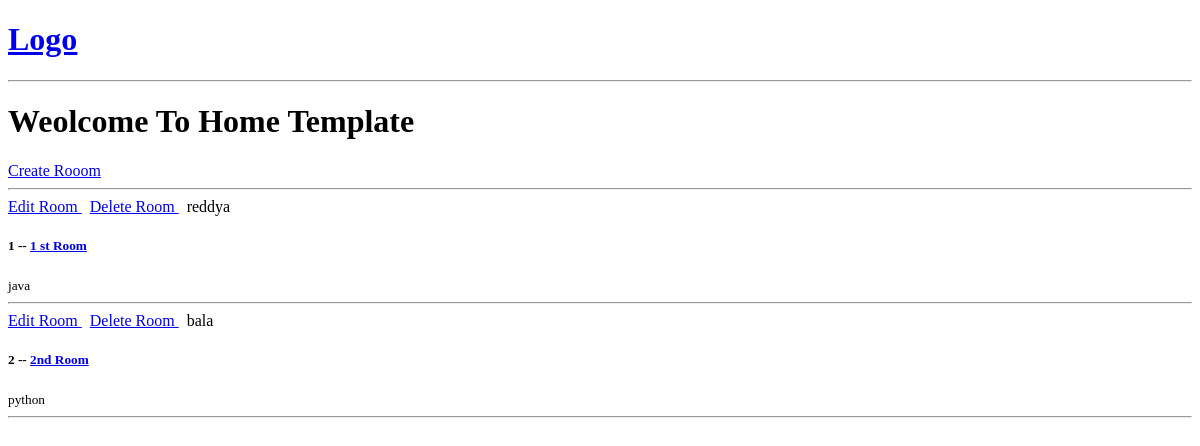
The app's page /, older data.
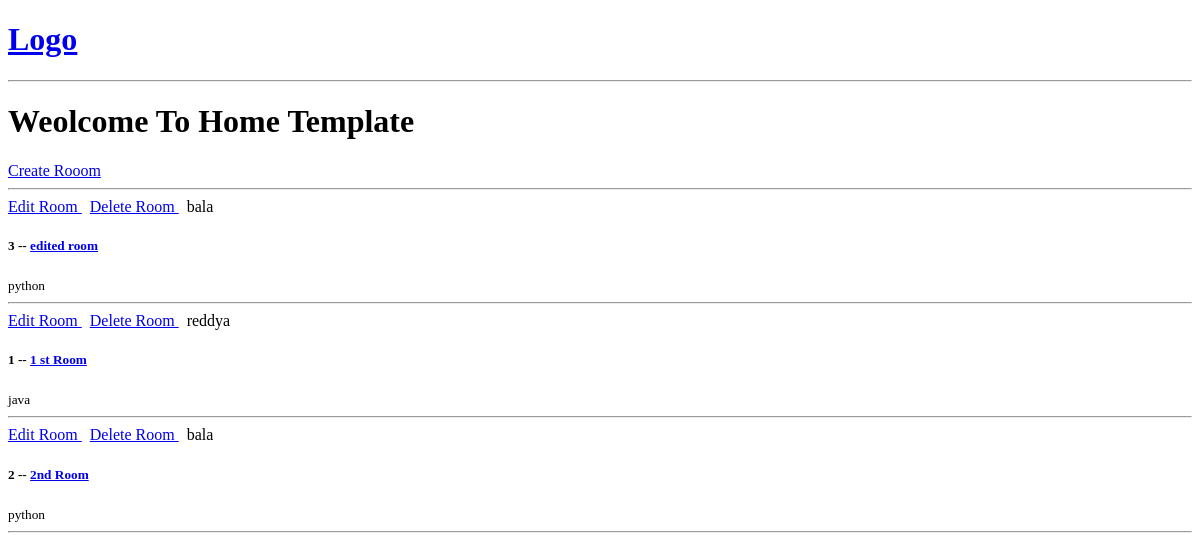
The same page, newer data.
### base/models.py (models this page shows, shortened)
class Room(models.Model):
    host = models.ForeignKey(User,on_delete=models.SET_NULL,null=True)
    topic = models.ForeignKey(Topic,on_delete=models.SET_NULL,null=True)
    name = models.CharField(max_length=200)
    description = models.TextField(null=True,blank=True)
    updated = models.DateTimeField(auto_now=True)
    created = models.DateTimeField(auto_now_add=True)
    class Meta:
        ordering = [ '-updated','created']

class Topic(models.Model):
    name = models.CharField(max_length=100)
    def __str__(self) -> str:
        return self.name

### base/views.py (the view)
# urls.py: path('',view=views.home,name='home'),
def home(request):
    rooms = Room.objects.all()
    context = { 'rooms':rooms}
    return render(request,'base/home.html',context)

### base/templates/base/home.html
 {% extends 'main.html' %}
 {% block content %}
<h1>Weolcome To Home Template</h1>
<div>
    <a href="{% url  'create-room'%}" >Create Rooom</a>
    <hr>
    <div>
    {% for room in rooms %}
    <div>
    <a href="{% url 'update-room' room.id %}" > Edit Room </a>&nbsp
    <a href="{% url 'delete-room' room.id %}" > Delete Room </a>&nbsp
    <span> {{ room.host.username }}</span>
    <h5> {{ room.id}} -- <a href="{% url 'room' room.id %}" >{{room.name}}</a></h5>
    <small>{{ room.topic}}</small>
    <hr>
    </div>
    {% endfor %}
    </div>
</div>
{% endblock content %}

Row changes from the older to the newer data that the page shows:
added Room: host.username "bala", id "3", name "edited room", topic "python"
